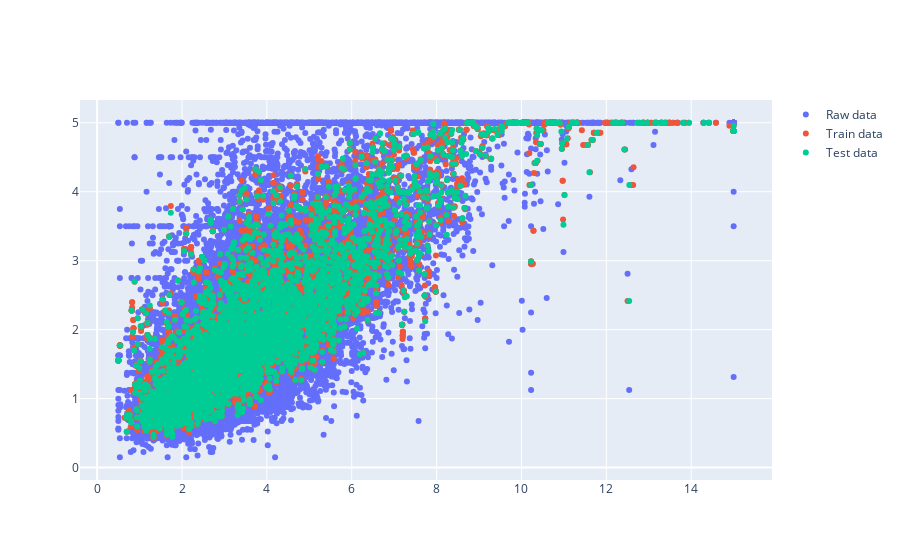

The notebook cell saved with this chart:
### Code cell
trace1 = Scatter(x = x.flatten(), y = y, mode='markers', name = 'Raw data')
trace2 = Scatter(x = train_x.flatten(), y = preds_train_best_forest, mode = 'markers', name = 'Train data')
trace3 = Scatter(x = test_x.flatten(), y = preds_test_best_forest , mode = 'markers', name = 'Test data')
iplot(Figure(data=[trace1,trace2,trace3]))

### Figure 1 — Plotly figure (JSON) as saved in the notebook; plotly's stock layout.template omitted (floating-point values rounded to 4 significant figures; data arrays with more than 128 entries replaced by an {"elided": "..."} marker saying what was removed)
{"data": [{"mode": "markers", "name": "Raw data", "type": "scatter", "x": {"elided": "20640 float values"}, "y": {"elided": "20640 float values"}}, {"mode": "markers", "name": "Train data", "type": "scatter", "x": {"elided": "16512 float values"}, "y": {"elided": "16512 float values"}}, {"mode": "markers", "name": "Test data", "type": "scatter", "x": {"elided": "4128 float values"}, "y": {"elided": "4128 float values"}}], "layout": {}}
